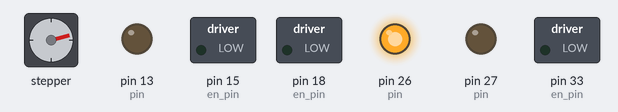
A program run on a simulated MicroPython board. Parts: stepper motor, switched loads named in the program (green lamp = pin HIGH), output pins drawn as LEDs (lit = HIGH). Pins used as bus, display or sensor lines are not drawn. At 24.4 s the program stops and its outputs stay as they are.

Above: at 0.8 s.
At 3.6 s:
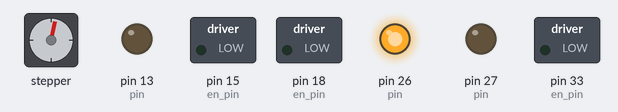
At 6.4 s:
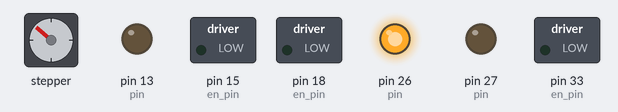
At 12.7 s:
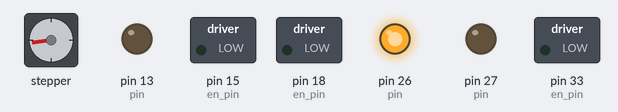
At 18.3 s:
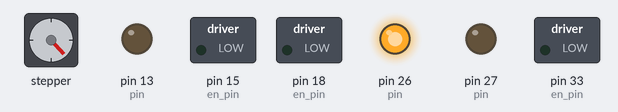
At 24.5 s:
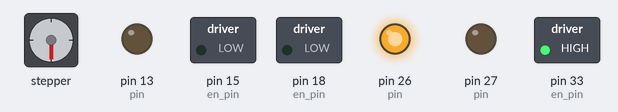
Timing chart, 0 to 25.9 s (numbered marks = the images above):
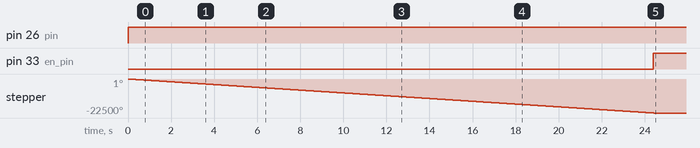

Measured:
- by itself, pin 26 (pin): LOW → HIGH at 0.00 s
- by itself, pin 33 (en_pin): LOW → HIGH at 24.4 s
- by itself, stepper: turns 22500° counter-clockwise in 24.4 s

The program:

syringe_pump_recharge.py
```python
from machine import Pin
import time
from time import sleep_us


class Precision_Stepper:
    """Class for stepper motor"""

    def __init__(self, step_pin, dir_pin, en_pin, step_time=1000, steps_per_rev=1600):
        """Initialise stepper."""
        self.stp = Pin(step_pin, Pin.OUT)
        self.dir = Pin(dir_pin, Pin.OUT)
        self.en = Pin(en_pin, Pin.OUT, value=0)

        self.step_time = step_time  # us
        self.steps_per_rev = steps_per_rev

    def power_on(self):
        """Power on stepper."""
        self.en.value(0)

    def power_off(self):
        """Power off stepper."""
        self.en.value(1)

    def set_dir(self, _dir):
        self.dir.value(_dir)

    def steps(self, step_count):
        """Rotate stepper for given steps."""
        for i in range(abs(step_count)):
            self.stp.value(1)
            sleep_us(self.step_time)
            self.stp.value(0)
            sleep_us(self.step_time)

    def mm(self, mm, step_per_mm):
        self.steps(mm * step_per_mm)

    def set_step_time(self, us):
        """Set time in microseconds between each step."""
        self.step_time = us


class Valve:
    """Class for opening and closing valves"""

    def __init__(self, pin):
        """Initialise valve."""
        self.pin = pin
        self.pin = Pin(pin, Pin.OUT)
        self.disengage()

    def engage(self):
        """Power on valve."""
        self.pin.value(1)

    def disengage(self):
        """Power off valve."""
        self.pin.value(0)

    def status(self):
        """Return status of the valve. 0 disengaged - 1 engaged"""
        return self.pin.value


class Peristaltic_Pump:
    """Class for start and stop Gilson Peristaltic_Pump"""

    def __init__(self, pin):
        """Initialise Pump."""
        self.pin = pin
        self.pin = Pin(pin, Pin.OUT)
        self.disengage()

    def engage(self):
        """Power on valve."""
        self.pin.value(0)

    def disengage(self):
        """Power off valve."""
        self.pin.value(1)

    def status(self):
        """Return status of the valve. 0 disengaged - 1 engaged"""
        return self.pin.value

Stepper_Syringe_Pump = Precision_Stepper(step_pin=32, dir_pin=5, en_pin=33, step_time=100)
Stepper_Autosampler = Precision_Stepper(step_pin=2, dir_pin=4, en_pin=15, step_time=1000)
Steppers_Stirring = Precision_Stepper(step_pin=19, dir_pin=21, en_pin=18, step_time=1000)
Pump = Peristaltic_Pump(pin=26) #18
Valve_Cathode = Valve(pin=27)
Valve_Anode = Valve(pin=13)

Microstepping = 32
Standard_Step_Angle = 1.8
Pich_in_mm = 8
Full_rev = 360
Relation = (360 / 1.8) / 8

Stepper_Syringe_Pump.power_on()
Stepper_Syringe_Pump.set_dir(1)
Stepper_Syringe_Pump.steps(100000)
Stepper_Syringe_Pump.power_off()
```
